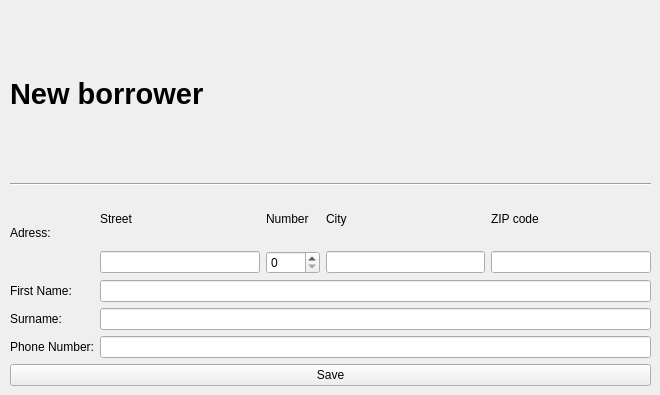
    <widget class="QWidget" name="pageNewBorrower">
     <widget class="QWidget" name="verticalLayoutWidget">
      <property name="geometry">
       <rect>
        <x>10</x>
        <y>10</y>
        <width>641</width>
        <height>376</height>
       </rect>
      </property>
      <layout class="QVBoxLayout" name="layoutNewBorrower">
       <item>
        <widget class="QLabel" name="label">
         <property name="font">
          <font>
           <pointsize>22</pointsize>
           <weight>75</weight>
           <bold>true</bold>
          </font>
         </property>
         <property name="text">
          <string>New borrower</string>
         </property>
        </widget>
       </item>
       <item>
        <widget class="Line" name="line">
         <property name="orientation">
          <enum>Qt::Horizontal</enum>
         </property>
        </widget>
       </item>
       <item>
        <layout class="QGridLayout" name="gridLayout">
         <item row="3" column="0">
          <widget class="QLabel" name="label_4">
           <property name="text">
            <string>Surname:</string>
           </property>
          </widget>
         </item>
         <item row="1" column="0">
          <widget class="QLabel" name="label_2">
           <property name="text">
            <string>Adress:</string>
           </property>
          </widget>
         </item>
         <item row="2" column="1">
          <widget class="QLineEdit" name="line_new_borro_firstname"/>
         </item>
         <item row="2" column="0">
          <widget class="QLabel" name="label_3">
           <property name="text">
            <string>First Name:</string>
           </property>
          </widget>
         </item>
         <item row="4" column="1">
          <widget class="QLineEdit" name="line_new_borro_phone"/>
         </item>
         <item row="4" column="0">
          <widget class="QLabel" name="label_5">
           <property name="text">
            <string>Phone Number:</string>
           </property>
          </widget>
         </item>
         <item row="3" column="1">
          <widget class="QLineEdit" name="line_new_borro_surname"/>
         </item>
         <item row="1" column="1">
          <layout class="QGridLayout" name="gridLayout_2">
           <item row="1" column="3">
            <widget class="QLineEdit" name="line_new_borro_postal"/>
           </item>
           <item row="1" column="0">
            <widget class="QLineEdit" name="line_new_borro_street"/>
           </item>
           <item row="1" column="1">
            <widget class="QSpinBox" name="line_new_borro_number">
             <property name="maximum">
              <number>9999</number>
             </property>
            </widget>
           </item>
           <item row="1" column="2">
            <widget class="QLineEdit" name="line_new_borro_city"/>
           </item>
           <item row="0" column="0">
            <widget class="QLabel" name="label_34">
             <property name="text">
              <string>Street</string>
             </property>
            </widget>
           </item>
           <item row="0" column="1">
            <widget class="QLabel" name="label_35">
             <property name="text">
              <string>Number</string>
             </property>
            </widget>
           </item>
           <item row="0" column="2">
            <widget class="QLabel" name="label_36">
             <property name="text">
              <string>City</string>
             </property>
            </widget>
           </item>
           <item row="0" column="3">
            <widget class="QLabel" name="label_37">
             <property name="text">
              <string>ZIP code</string>
             </property>
            </widget>
           </item>
          </layout>
         </item>
        </layout>
       </item>
       <item>
        <widget class="QPushButton" name="button_newBorrower">
         <property name="text">
          <string>Save</string>
         </property>
        </widget>
       </item>
      </layout>
     </widget>
    </widget>
